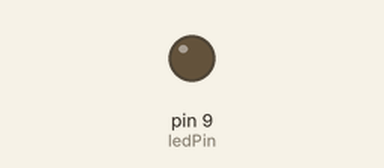
A sketch run on a simulated Arduino Uno, built with avr-gcc and run on an emulated ATmega328P. On the bench: output pins drawn as LEDs (lit = HIGH).

Above: at 0.05 s.
At 0.2 s:
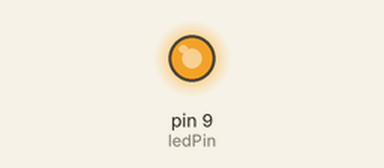
Timing chart, 0 to 3.0 s (numbered marks = the images above):
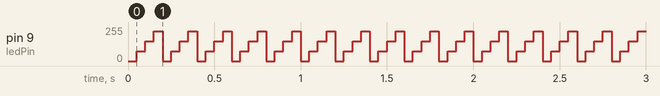

The sketch:

1.3_analogWrite_-_Copy.ino
```cpp
int ledPin = 9;

void setup() {

}

void loop() {
  for (int value = 0 ; value <= 255; value += 75) {
    analogWrite(ledPin, value);
    delay(50);
  }
}
```

Measured:
- by itself, pin 9 (ledPin): repeats every 0.20 s: 150/255 0.05 s, 225/255 0.05 s, 0/255 0.05 s, 75/255 0.05 s
